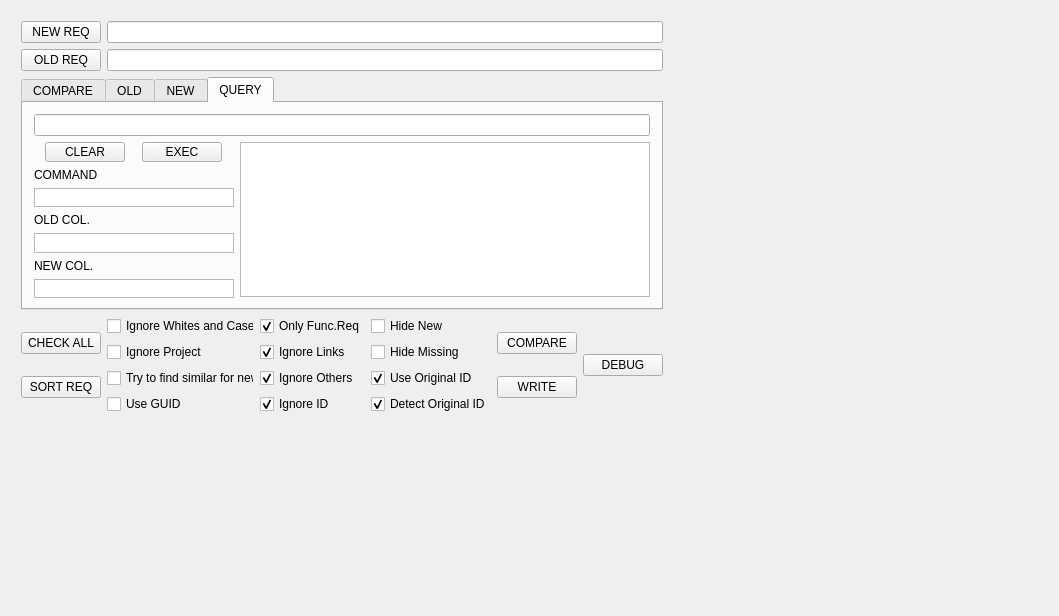
<?xml version="1.0" encoding="UTF-8"?>
<ui version="4.0">
 <class>MainWindow</class>
 <widget class="QMainWindow" name="MainWindow">
  <property name="geometry">
   <rect>
    <x>0</x>
    <y>0</y>
    <width>1059</width>
    <height>616</height>
   </rect>
  </property>
  <property name="windowTitle">
   <string>MainWindow</string>
  </property>
  <widget class="QWidget" name="centralWidget">
   <widget class="QFrame" name="MainFrame">
    <property name="geometry">
     <rect>
      <x>10</x>
      <y>10</y>
      <width>664</width>
      <height>415</height>
     </rect>
    </property>
    <layout class="QVBoxLayout" name="MyMainLayout">
     <item>
      <layout class="QVBoxLayout" name="verticalLayout">
       <property name="sizeConstraint">
        <enum>QLayout::SetDefaultConstraint</enum>
       </property>
       <item>
        <layout class="QHBoxLayout" name="horizontalLayout">
         <item>
          <widget class="QPushButton" name="btnNewReq">
           <property name="text">
            <string>NEW REQ</string>
           </property>
          </widget>
         </item>
         <item>
          <widget class="QLineEdit" name="lineEdit_NewReq"/>
         </item>
        </layout>
       </item>
       <item>
        <layout class="QHBoxLayout" name="horizontalLayout_2">
         <item>
          <widget class="QPushButton" name="btnOldReq">
           <property name="text">
            <string>OLD REQ</string>
           </property>
          </widget>
         </item>
         <item>
          <widget class="QLineEdit" name="lineEdit_OldReq"/>
         </item>
        </layout>
       </item>
      </layout>
     </item>
     <item>
      <widget class="QTabWidget" name="tabWidget_Results">
       <property name="currentIndex">
        <number>3</number>
       </property>
       <widget class="QWidget" name="pageCompare">
        <attribute name="title">
         <string>COMPARE</string>
        </attribute>
        <layout class="QVBoxLayout" name="verticalLayout_7">
         <item>
          <widget class="QTableWidget" name="tableWidget_Changes">
           <property name="rowCount">
            <number>0</number>
           </property>
           <property name="columnCount">
            <number>0</number>
           </property>
          </widget>
         </item>
        </layout>
       </widget>
       <widget class="QWidget" name="pageOld">
        <attribute name="title">
         <string>OLD</string>
        </attribute>
        <layout class="QVBoxLayout" name="verticalLayout_8">
         <item>
          <widget class="QTableView" name="tableView_Old"/>
         </item>
        </layout>
       </widget>
       <widget class="QWidget" name="pageNew">
        <attribute name="title">
         <string>NEW</string>
        </attribute>
        <layout class="QVBoxLayout" name="verticalLayout_9">
         <item>
          <widget class="QTableView" name="tableView_New"/>
         </item>
        </layout>
       </widget>
       <widget class="QWidget" name="pageQuery">
        <attribute name="title">
         <string>QUERY</string>
        </attribute>
        <layout class="QVBoxLayout" name="verticalLayout_11">
         <item>
          <layout class="QVBoxLayout" name="verticalLayout_10">
           <item>
            <layout class="QHBoxLayout" name="horizontalLayout_4">
             <item>
              <widget class="QLineEdit" name="lineEdit_Query"/>
             </item>
            </layout>
           </item>
          </layout>
         </item>
         <item>
          <layout class="QHBoxLayout" name="horizontalLayout_5">
           <item>
            <layout class="QVBoxLayout" name="verticalLayout_12">
             <item>
              <layout class="QHBoxLayout" name="horizontalLayout_6">
               <item>
                <widget class="QPushButton" name="btn_ClearQueryLine">
                 <property name="maximumSize">
                  <size>
                   <width>80</width>
                   <height>16777215</height>
                  </size>
                 </property>
                 <property name="text">
                  <string>CLEAR</string>
                 </property>
                </widget>
               </item>
               <item>
                <widget class="QPushButton" name="btn_ExecQuery">
                 <property name="maximumSize">
                  <size>
                   <width>80</width>
                   <height>16777215</height>
                  </size>
                 </property>
                 <property name="text">
                  <string>EXEC</string>
                 </property>
                </widget>
               </item>
              </layout>
             </item>
             <item>
              <widget class="QLabel" name="label">
               <property name="text">
                <string>COMMAND</string>
               </property>
              </widget>
             </item>
             <item>
              <widget class="QListWidget" name="listWidget_Commands">
               <property name="maximumSize">
                <size>
                 <width>200</width>
                 <height>16777215</height>
                </size>
               </property>
              </widget>
             </item>
             <item>
              <widget class="QLabel" name="label_2">
               <property name="text">
                <string>OLD COL.</string>
               </property>
              </widget>
             </item>
             <item>
              <widget class="QListWidget" name="listWidget_oldColumns">
               <property name="maximumSize">
                <size>
                 <width>200</width>
                 <height>16777215</height>
                </size>
               </property>
              </widget>
             </item>
             <item>
              <widget class="QLabel" name="label_3">
               <property name="text">
                <string>NEW COL.</string>
               </property>
              </widget>
             </item>
             <item>
              <widget class="QListWidget" name="listWidget_newColumns">
               <property name="maximumSize">
                <size>
                 <width>200</width>
                 <height>16777215</height>
                </size>
               </property>
              </widget>
             </item>
            </layout>
           </item>
           <item>
            <widget class="QTableView" name="tableView_Query"/>
           </item>
          </layout>
         </item>
        </layout>
       </widget>
      </widget>
     </item>
     <item>
      <layout class="QHBoxLayout" name="horizontalLayout_3">
       <property name="sizeConstraint">
        <enum>QLayout::SetDefaultConstraint</enum>
       </property>
       <item>
        <layout class="QVBoxLayout" name="verticalLayout_5">
         <item>
          <widget class="QPushButton" name="btn_CheckAll">
           <property name="text">
            <string>CHECK ALL</string>
           </property>
          </widget>
         </item>
         <item>
          <widget class="QPushButton" name="btn_SortReq">
           <property name="text">
            <string>SORT REQ</string>
           </property>
          </widget>
         </item>
        </layout>
       </item>
       <item>
        <layout class="QVBoxLayout" name="verticalLayout_3">
         <item>
          <widget class="QCheckBox" name="cb_IngnoreWaC">
           <property name="text">
            <string>Ignore Whites and Case</string>
           </property>
          </widget>
         </item>
         <item>
          <widget class="QCheckBox" name="cb_IgnoreProject">
           <property name="text">
            <string>Ignore Project</string>
           </property>
          </widget>
         </item>
         <item>
          <widget class="QCheckBox" name="cb_FindSimilarFromNew">
           <property name="text">
            <string>Try to find similar for new</string>
           </property>
          </widget>
         </item>
         <item>
          <widget class="QCheckBox" name="cb_UseGUID">
           <property name="text">
            <string>Use GUID</string>
           </property>
          </widget>
         </item>
        </layout>
       </item>
       <item>
        <layout class="QVBoxLayout" name="verticalLayout_2">
         <item>
          <widget class="QCheckBox" name="cbOnlyFuncReq">
           <property name="text">
            <string>Only Func.Req</string>
           </property>
           <property name="checked">
            <bool>true</bool>
           </property>
          </widget>
         </item>
         <item>
          <widget class="QCheckBox" name="cb_IgnoreLinks">
           <property name="text">
            <string>Ignore Links</string>
           </property>
           <property name="checked">
            <bool>true</bool>
           </property>
          </widget>
         </item>
         <item>
          <widget class="QCheckBox" name="cb_IgnoreOthers">
           <property name="toolTip">
            <string>&lt;html&gt;&lt;head/&gt;&lt;body&gt;&lt;p&gt;Ignore &lt;/p&gt;&lt;p&gt;GUID&lt;/p&gt;&lt;p&gt;Source&lt;/p&gt;&lt;p&gt;ID Original (DXL)&lt;/p&gt;&lt;/body&gt;&lt;/html&gt;</string>
           </property>
           <property name="text">
            <string>Ignore Others</string>
           </property>
           <property name="checked">
            <bool>true</bool>
           </property>
          </widget>
         </item>
         <item>
          <widget class="QCheckBox" name="cb_IgnoreID">
           <property name="text">
            <string>Ignore ID</string>
           </property>
           <property name="checked">
            <bool>true</bool>
           </property>
          </widget>
         </item>
        </layout>
       </item>
       <item>
        <layout class="QVBoxLayout" name="verticalLayout_4">
         <item>
          <widget class="QCheckBox" name="cb_HideNew">
           <property name="text">
            <string>Hide New</string>
           </property>
          </widget>
         </item>
         <item>
          <widget class="QCheckBox" name="cb_HideMissing">
           <property name="text">
            <string>Hide Missing</string>
           </property>
          </widget>
         </item>
         <item>
          <widget class="QCheckBox" name="cb_UseOriginalID">
           <property name="text">
            <string>Use Original ID</string>
           </property>
           <property name="checked">
            <bool>true</bool>
           </property>
          </widget>
         </item>
         <item>
          <widget class="QCheckBox" name="cb_DetectOriginalID">
           <property name="text">
            <string>Detect Original ID</string>
           </property>
           <property name="checked">
            <bool>true</bool>
           </property>
          </widget>
         </item>
        </layout>
       </item>
       <item>
        <layout class="QVBoxLayout" name="verticalLayout_6">
         <item>
          <widget class="QPushButton" name="btnCompare">
           <property name="text">
            <string>COMPARE</string>
           </property>
          </widget>
         </item>
         <item>
          <widget class="QPushButton" name="btnWrite">
           <property name="text">
            <string>WRITE</string>
           </property>
          </widget>
         </item>
        </layout>
       </item>
       <item>
        <spacer name="horizontalSpacer">
         <property name="orientation">
          <enum>Qt::Horizontal</enum>
         </property>
         <property name="sizeHint" stdset="0">
          <size>
           <width>40</width>
           <height>20</height>
          </size>
         </property>
        </spacer>
       </item>
       <item>
        <widget class="QPushButton" name="btn_Debug">
         <property name="text">
          <string>DEBUG</string>
         </property>
        </widget>
       </item>
      </layout>
     </item>
    </layout>
   </widget>
  </widget>
 </widget>
 <layoutdefault spacing="6" margin="11"/>
 <resources/>
 <connections/>
</ui>
